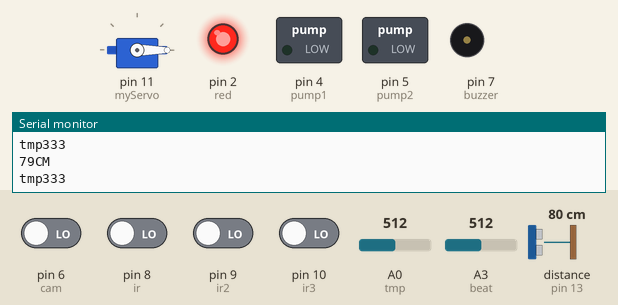
The sketch below on a simulated Arduino Uno, built with avr-gcc and run on an emulated ATmega328P. On the bench: servo, switched loads named in the sketch (green lamp = pin HIGH), output pins drawn as LEDs (lit = HIGH), buzzer (waves = sounding, pin HIGH), the last lines printed to the serial monitor. Wiring (inferred from the names in the program): ultrasonic range finder: trigger pin 12; echo pin 13. Inputs (shaded band) come from the test bench; at power-on: pin 6 (cam), pin 8 (ir), pin 9 (ir2), pin 10 (ir3) LOW, A3 (beat) = 512, A0 (tmp) = 512, distance to the obstacle (sensor on pin 13) 80 cm. The echo pulse lasts 58.3 µs per cm; pins used as bus, display or sensor lines are not drawn.

Above: at 1.3 s.
1.4 s: pin 8 (ir) driven HIGH
At 2.6 s:
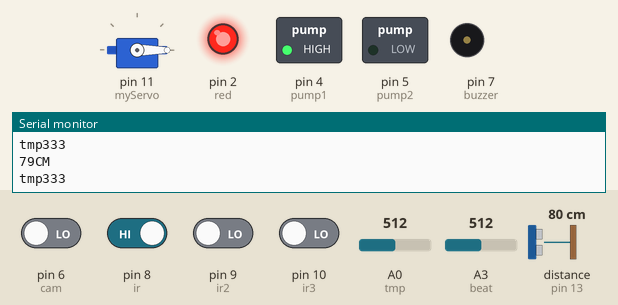
2.9 s: pin 9 (ir2) driven HIGH
At 3.9 s:
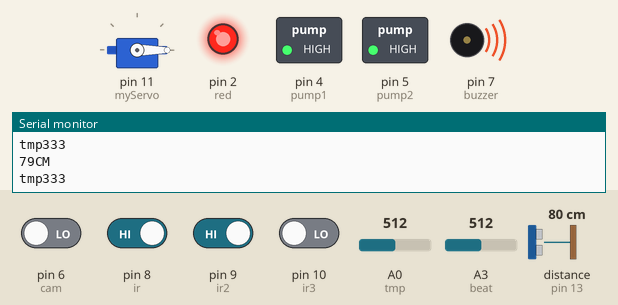
4.4 s: pin 8 (ir) driven LOW
At 5.2 s:
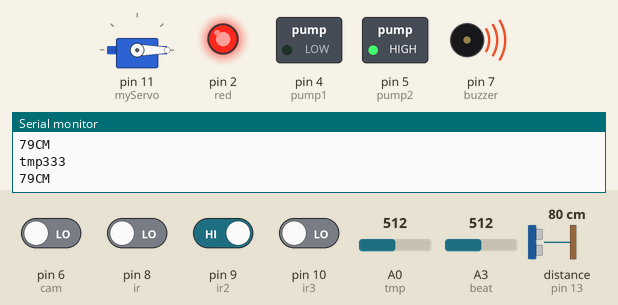
8.9 s: pin 9 (ir2) driven LOW
At 9.3 s:
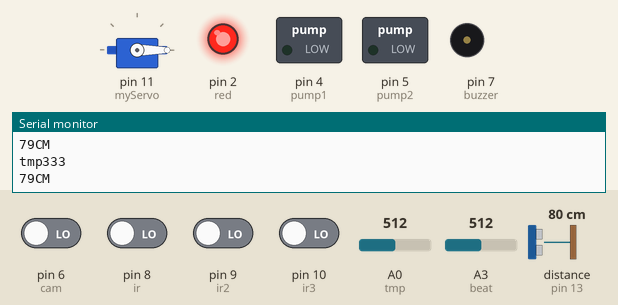
10.4 s: A3 (beat) set to 629
11.9 s: A3 (beat) set to 653
Timing chart, 0 to 14.4 s (numbered marks = the images above; inputs shaded):
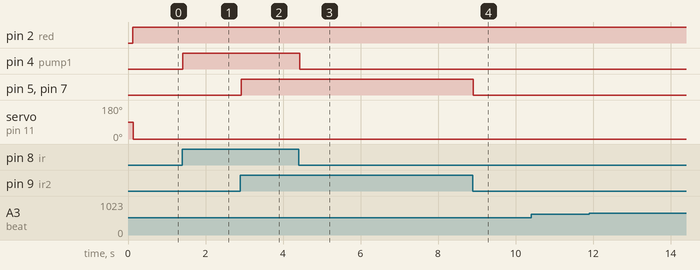

Measured:
- after the input at 1.4 s, pin 4 (pump1): LOW → HIGH at once
- after the input at 2.9 s, pin 5 (pump2), pin 7 (buzzer): LOW → HIGH at once
- after the input at 4.4 s, pin 4 (pump1): HIGH → LOW at once
- after the input at 8.9 s, pin 5 (pump2), pin 7 (buzzer): HIGH → LOW at once

The sketch:

simulation_code_for_mask_with_voice.ino
```cpp
#include <Wire.h>
#include <LiquidCrystal_I2C.h>
#include <Servo.h>

LiquidCrystal_I2C lcd(0x27, 16, 2);  // set the LCD address to 0x27 for a 16 chars and 2 line display
Servo myServo;

int red=2;
int ir=8;
int irval;
int ir2=9;
int ir2val;
int ir3=10;
int ir3val;

int trigPin = 12;
int echoPin = 13;

int pump1=4;
int pump2=5;
int buzzer=7;
int cam=6;
int camval;

int tmp=A0;
int tmpval;

int beat=A3;
int beatval;


void setup()
{
  Serial.begin(9600);
  //lcd.begin();
  lcd.setCursor(0,0);
  lcd.print("Welcome To Our");
  lcd.setCursor(0,1);
  lcd.print("     Project   ");

  myServo.attach(11);
  pinMode(ir,INPUT);
  pinMode(ir2,INPUT);
  pinMode(ir3,INPUT);
  pinMode(cam,INPUT);

  pinMode(red,OUTPUT);

  pinMode(trigPin, OUTPUT);
  pinMode(echoPin, INPUT);
  pinMode(pump1,OUTPUT);
  pinMode(pump2,OUTPUT);
  pinMode(buzzer,OUTPUT);
  pinMode(beat,INPUT);
  pinMode(tmp,INPUT);
  delay(100);
  lcd.clear();
}

void loop()
{

 long duration, distance;
  digitalWrite(trigPin,HIGH);
  delayMicroseconds(1000);
  digitalWrite(trigPin, LOW);
  duration=pulseIn(echoPin, HIGH);
  distance =(duration/2)/29.1;
  Serial.print(distance);
  Serial.println("CM");
  delay(10);

 if((distance<=500))
   {
    digitalWrite(red, HIGH);
   }
 else
   {
     digitalWrite(red, LOW);
   }


  irval=digitalRead(ir);
   ir2val=digitalRead(ir2);
    ir3val=digitalRead(ir3);


if (irval==1)
{
  digitalWrite(pump1,HIGH);
}
else
{
  digitalWrite(pump1,LOW);
}

if (ir2val==1)
{
  digitalWrite(pump2,HIGH);
  digitalWrite(buzzer,HIGH);
}
else
{
  digitalWrite(pump2,LOW);
  digitalWrite(buzzer,LOW);
}

camval=digitalRead(cam);
tmpval=analogRead(tmp);
tmpval=map(tmpval,1,307,0,200);

lcd.setCursor(10,0);
lcd.print("T:");
lcd.print(tmpval);
Serial.print("tmp");
Serial.println(tmpval);

if (ir3val==1)
{
  if(tmpval<=50 && camval==1)
  {
    myServo.write(90);
  }

}
else
{
  myServo.write(0);
}


  beatval = analogRead(beat);
  beatval=map(beatval,0,1023,0,200);


  lcd.setCursor(0,0);
  lcd.print("BPM:");
  lcd.print(beatval);

  lcd.setCursor(0,1);
  lcd.print("SpO2:");
  lcd.print(beatval-25);


      delay(10);

}
```
